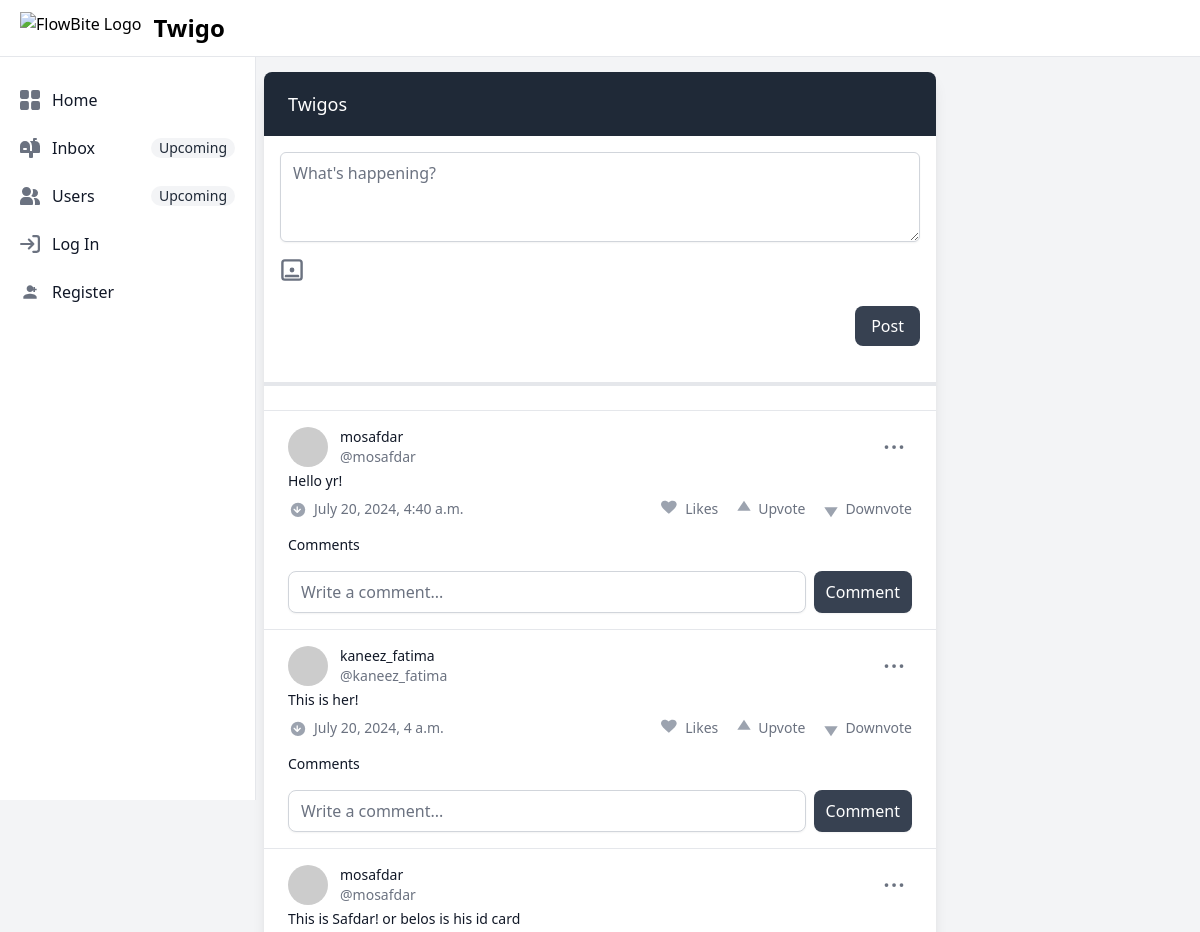
Before: /twigo/ (upper part) with the older database file.
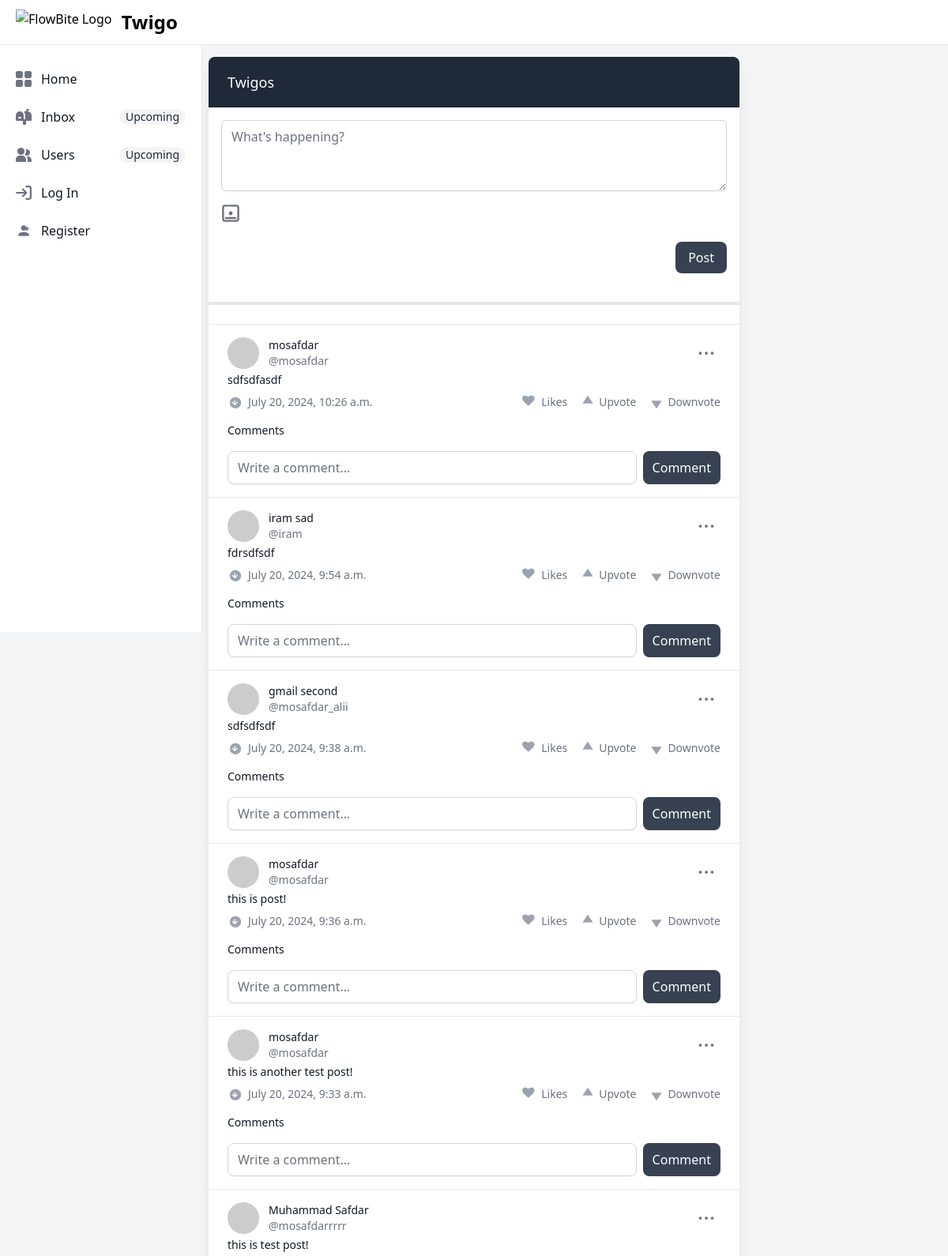
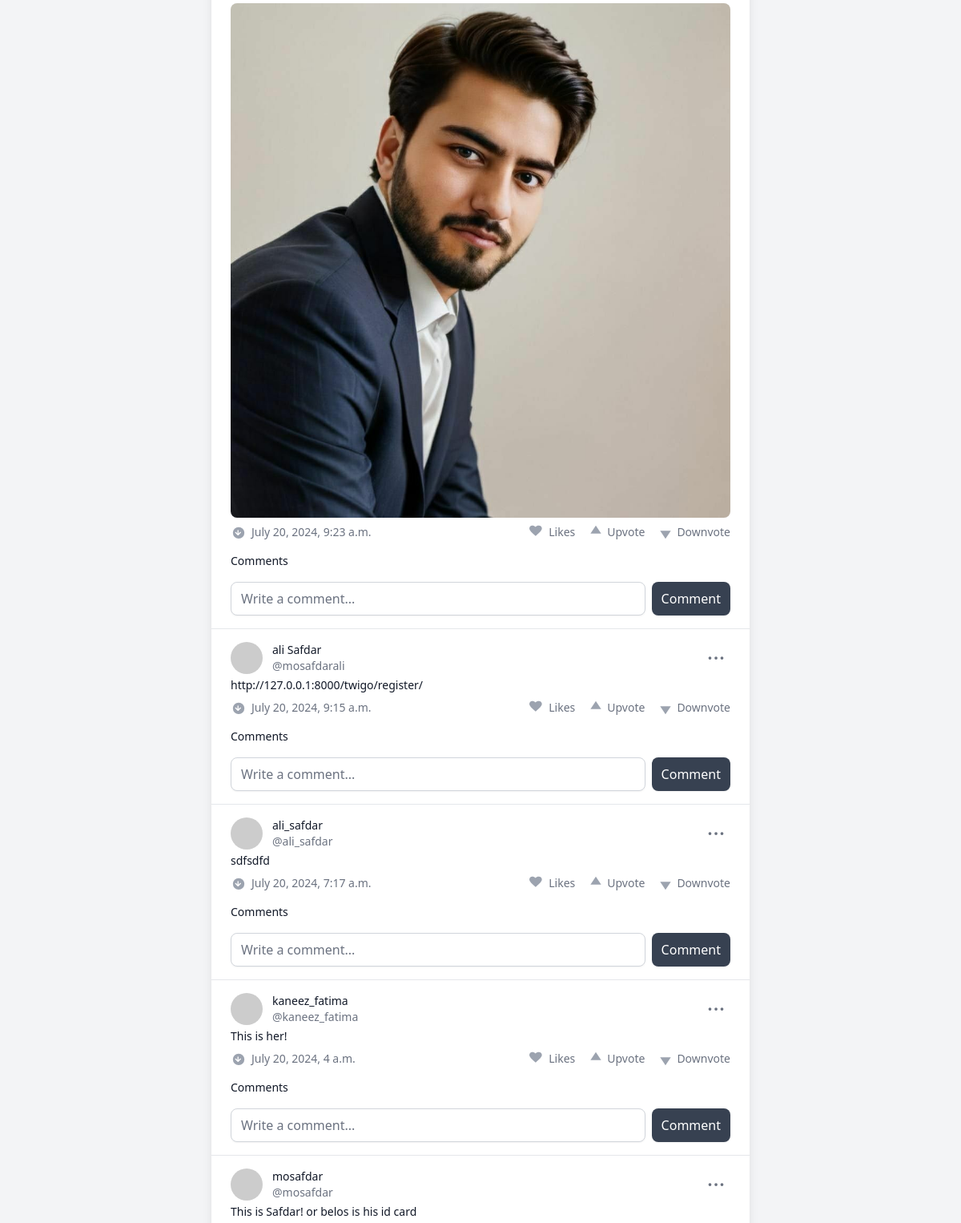
After: the same page with the newer database file (2 pictures, top to bottom).
### tweet/models.py (models this page shows, shortened)
class TweetModel(models.Model):
    user = models.ForeignKey(User, on_delete=models.CASCADE)
    content = models.TextField(max_length=240)
    created_at = models.DateTimeField(auto_now_add=True)
    updated_at = models.DateTimeField(auto_now_add=True)
    image = models.ImageField(upload_to="photos/", blank=True, null=True)

### tweet/views.py (the view)
# urls.py: path('', views.twigo_home, name="twigo_home"),
def twigo_home(request):
    twigos = TweetModel.objects.all().order_by('-created_at')
    return render(request, 'tweet/index.html', {"twigos": twigos})

### tweet/templates/tweet/index.html (shortened to what the changed rows need)
{% extends "twigo/layout.html" %}
{% load custom_filters %}
{% block twigo %}
<div class="container mx-auto px-4 py-8 mt-10">
    <div class="max-w-2xl mx-auto bg-white rounded-lg shadow-lg overflow-hidden">
        <div class="border-t border-gray-200">
            <ul class="divide-y divide-gray-200">
                {% for twigo_post in twigos %}
                <li class="px-4 py-4 sm:px-6">
                    <div class="flex space-x-3">
                        <div class="flex-shrink-0">
                            {% if twigo_post.user.image.url %}
                                <img class="h-10 w-10 rounded-full" src="{{twigo_post.user.image.url}}" alt="User Avatar">
                            {% else %}
                                <img class="h-10 w-10 rounded-full" src="https://via.placeholder.com/150" alt="User Avatar">
                            {% endif %}
                        </div>
                        <div class="min-w-0 flex-1">
                            <p class="text-sm font-medium text-gray-900">
                                {% if twigo_post.user.first_name and twigo_post.user.last_name%}
                                {{ twigo_post.user.first_name }} {{twigo_post.user.last_name}}
                                {% else %}
                                {{twigo_post.user.username}}
                                {% endif %}
                            </p>
                            <p class="text-sm text-gray-500">@{{ twigo_post.user.username }}</p>
                        </div>
                        <button id="dropdownMenuIconHorizontalButton-{{ twigo_post.id }}" data-dropdown-toggle="dropdownDotsHorizontal-{{ twigo_post.id }}" class="inline-flex items-center p-2 text-sm text-gray-500 hover:text-gray-700 focus:outline-none" type="button">
                            <svg class="w-5 h-5" aria-hidden="true" xmlns="http://www.w3.org/2000/svg" fill="currentColor" viewBox="0 0 16 3">
                                <path d="M2 0a1.5 1.5 0 1 1 0 3 1.5 1.5 0 0 1 0-3Zm6.041 0a1.5 1.5 0 1 1 0 3 1.5 1.5 0 0 1 0-3ZM14 0a1.5 1.5 0 1 1 0 3 1.5 1.5 0 0 1 0-3Z"/>
                            </svg>
                        </button>
                    </div>
                    <p class="mt-1 text-sm text-gray-900">{{ twigo_post.content }}</p>
                    {% if twigo_post.image %}
                    <img class="mt-2 rounded-lg w-full" src="{{ twigo_post.image.url }}" alt="Attached Image">
                    {% endif %}
                    <div class="mt-2 flex justify-between text-sm text-gray-500">
                        <div class="flex items-center">
                            <span>{{ twigo_post.updated_at|default:twigo_post.created_at }}</span>
                        </div>
                        <div class="flex items-center space-x-4">
                            <button class="flex items-center space-x-1">
                                <span>{{ twigo_post.likes }} Likes</span>
                            </button>
                            <button class="flex items-center space-x-1">
                                <svg class="h-5 w-5 text-gray-400" fill="currentColor" viewBox="0 0 24 24">
                                    <path d="M12 2L4 14h16L12 2z"/>
                                </svg>
                                <span>Upvote</span>
                            </button>
                            <button class="flex items-center space-x-1">
                                <svg class="h-5 w-5 text-gray-400" fill="currentColor" viewBox="0 0 24 24">
                                    <path d="M12 22l8-12H4l8 12z"/>
                                </svg>
                                <span>Downvote</span>
                            </button>
                        </div>
                    </div>
                    <div class="mt-4">
                        <p class="text-sm font-medium text-gray-900">Comments</p>
                        <div class="mt-4 flex">
                            <input type="text" class="flex-1 px-3 py-2 border border-gray-300 rounded-lg shadow-sm focus:outline-none focus:ring focus:ring-gray-200" placeholder="Write a comment...">
                            <button class="ml-2 px-3 py-2 bg-gray-700 text-white rounded-lg shadow-sm hover:bg-gray-800 focus:outline-none focus:ring focus:ring-gray-200">Comment</button>
                        </div>
                    </div>
                </li>
                {% endfor %}
            </ul>
        </div>
    </div>
</div>
{% endblock %}

Changed rows visible on the page:
removed TweetModel: user.username "mosafdar", content "Hello yr!", updated_at "July 20, 2024, 4:40 a.m."
added TweetModel: user.username "mosafdar", content "sdfsdfasdf", updated_at "July 20, 2024, 10:26 a.m."
added TweetModel: user.first_name "iram", user.last_name "sad", user.username "iram", content "fdrsdfsdf", updated_at "July 20, 2024, 9:54 a.m."
added TweetModel: user.first_name "gmail", user.last_name "second", user.username "mosafdar_alii", content "sdfsdfsdf", updated_at "July 20, 2024, 9:38 a.m."
added TweetModel: user.username "mosafdar", content "this is post!", updated_at "July 20, 2024, 9:36 a.m."
added TweetModel: user.username "mosafdar", content "this is another test post!", updated_at "July 20, 2024, 9:33 a.m."
added TweetModel: user.first_name "Muhammad", user.last_name "Safdar", user.username "mosafdarrrrr", content "this is test post!", image (picture), updated_at "July 20, 2024, 9:23 a.m."
added TweetModel: user.first_name "ali", user.last_name "Safdar", user.username "mosafdarali", content "http://127.0.0.1:8000/twigo/register/", updated_at "July 20, 2024, 9:15 a.m."
added TweetModel: user.username "ali_safdar", content "sdfsdfd", updated_at "July 20, 2024, 7:17 a.m."
